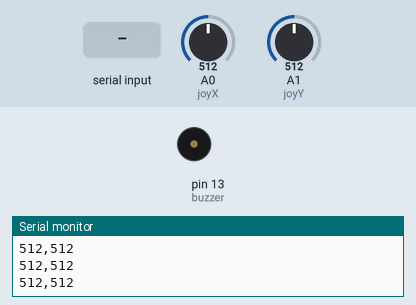
Recording of a sketch running on a simulated Arduino Uno, built with avr-gcc and run on an emulated ATmega328P. Parts: buzzer (waves = sounding, pin HIGH), the last lines printed to the serial monitor. Inputs (shaded band) come from the test bench; at power-on: A0 (joyX) = 512, A1 (joyY) = 512.

Above: at 1.2 s.
1.3 s: "H" received over Serial
At 2.2 s:
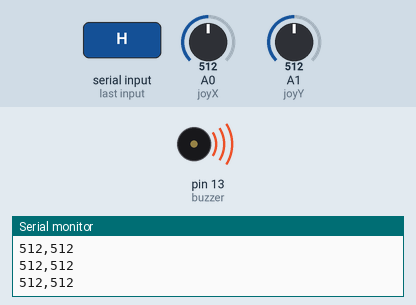
3.0 s: "L" received over Serial
At 3.5 s:
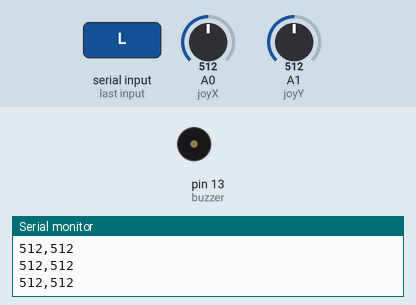
Timing chart, 0 to 6.0 s (numbered marks = the images above; inputs shaded):
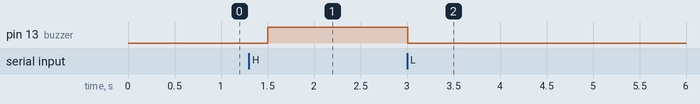

Measured:
- after the input at 1.3 s, pin 13 (buzzer): LOW → HIGH after 0.20 s
- after the input at 3.0 s, pin 13 (buzzer): HIGH → LOW at once

The sketch:

2021joyBuzzerSnake.ino
```cpp
#define joyX A0
#define joyY A1

int xValue;
int yValue;
int buzzer =13;
int incomingByte = 0;

void setup() {
  Serial.begin(9600);
  pinMode(A0,INPUT);
  pinMode(A1,INPUT);
  pinMode(buzzer,OUTPUT);

  xValue = analogRead(joyX);
  yValue = analogRead(joyY);

}


void loop() {

  xValue = analogRead(joyX);
  yValue = analogRead(joyY);


  Serial.print(xValue);
  Serial.print(',');
  Serial.println(yValue);
  delay(250);

  if (Serial.available() > 0) {
    // read the incoming byte:
    incomingByte = Serial.read();


    if(incomingByte == 'H') {
      digitalWrite(buzzer, HIGH);
    }
     if(incomingByte == 'L'){
      digitalWrite(buzzer, LOW);
     }


  }


  }
```
